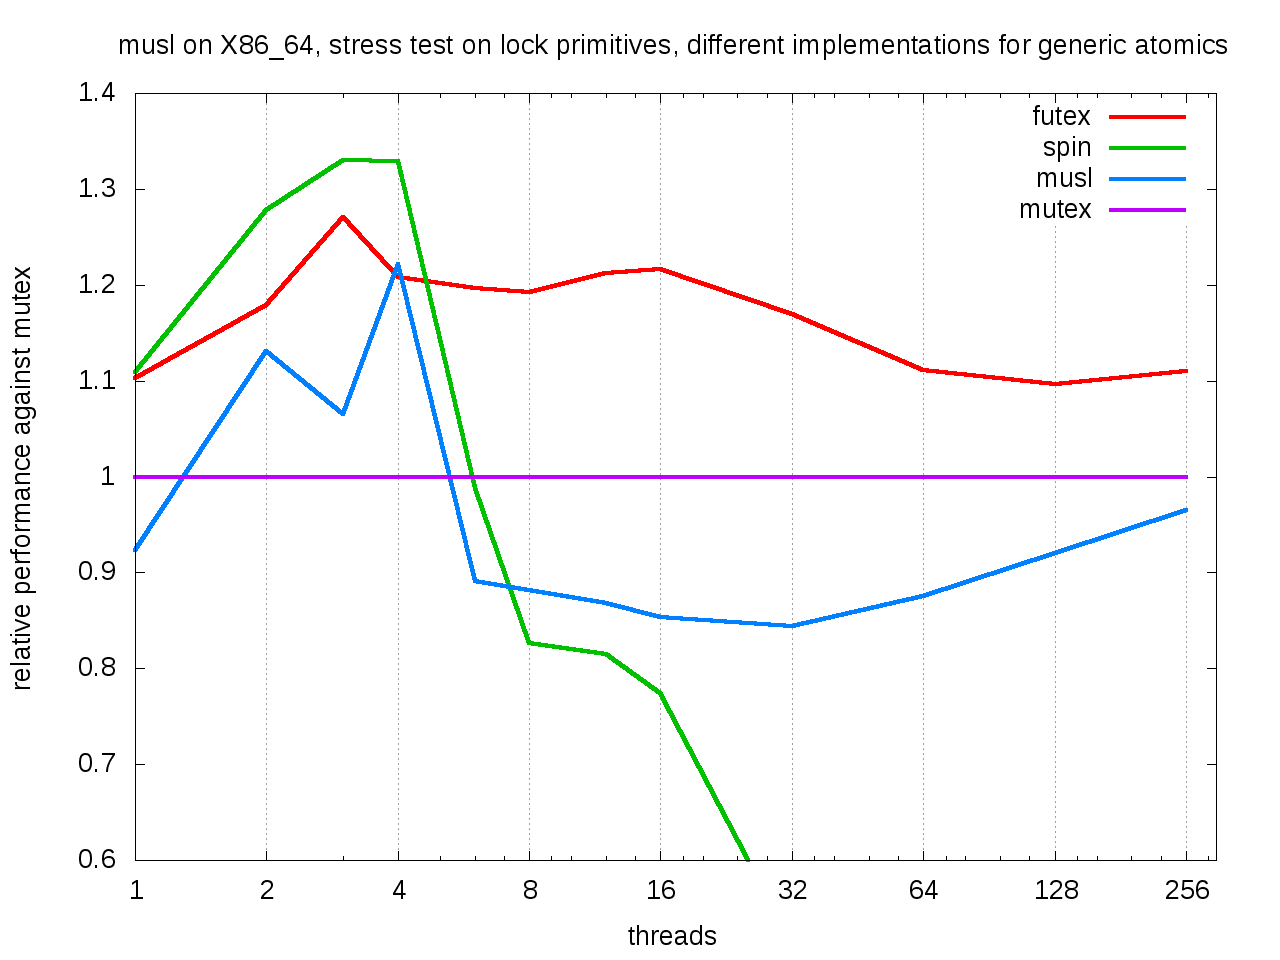

This chart was generated by the following gnuplot code:
#!/usr/bin/gnuplot
#
#    
#    	G N U P L O T
#    	Version 4.6 patchlevel 0    last modified 2012-03-04 
#    	Build System: Linux x86_64
#    
#    	Copyright (C) 1986-1993, 1998, 2004, 2007-2012
#    	Thomas Williams, Colin Kelley and many others
#    
#    	gnuplot home:     http://www.gnuplot.info
#    	faq, bugs, etc:   type "help FAQ"
#    	immediate help:   type "help"  (plot window: hit 'h')
set terminal postscript landscape noenhanced defaultplex \
   leveldefault color colortext \
   dashed dashlength 1.0 linewidth 1.0 butt noclip \
   nobackground \
   palfuncparam 2000,0.003 \
   "Helvetica" 14  fontscale 1.0 
unset clip points
set clip one
unset clip two
set bar 1.000000 front
set border 31 front linetype -1 linewidth 1.000
set timefmt z "%d/%m/%y,%H:%M"
set zdata 
set timefmt y "%d/%m/%y,%H:%M"
set ydata 
set timefmt x "%d/%m/%y,%H:%M"
set xdata 
set timefmt cb "%d/%m/%y,%H:%M"
set timefmt y2 "%d/%m/%y,%H:%M"
set y2data 
set timefmt x2 "%d/%m/%y,%H:%M"
set x2data 
set boxwidth
set style fill  empty border
set style rectangle back fc  lt -3 fillstyle   solid 1.00 border lt -1
set style circle radius graph 0.02, first 0, 0 
set style ellipse size graph 0.05, 0.03, first 0 angle 0 units xy
set dummy x,y
set format x "% g"
set format y "% g"
set format x2 "% g"
set format y2 "% g"
set format z "% g"
set format cb "% g"
set format r "% g"
set angles radians
#unset grid
set grid x
set raxis
set key title ""
set key inside top right vertical Right noreverse enhanced autotitles nobox
set key noinvert samplen 4 spacing 1 width 0 height 0 
set key maxcolumns 0 maxrows 0
set key noopaque
unset label
unset arrow
set style increment default
unset style line
unset style arrow
set style histogram clustered gap 2 title  offset character 0, 0, 0
unset logscale
set logscale x 10
#set logscale y 10
set offsets 0, 0, 0, 0
set pointsize 1
set pointintervalbox 1
set encoding default
unset polar
unset parametric
unset decimalsign
set view 60, 30, 1, 1
set samples 100, 100
set isosamples 10, 10
set surface
unset contour
set clabel '%8.3g'
set mapping cartesian
set datafile separator whitespace
unset hidden3d
set cntrparam order 4
set cntrparam linear
set cntrparam levels auto 5
set cntrparam points 5
set size ratio 0 1,1
set origin 0,0
set style data points
set style function lines
set xzeroaxis linetype -2 linewidth 1.000
set yzeroaxis linetype -2 linewidth 1.000
set zzeroaxis linetype -2 linewidth 1.000
set x2zeroaxis linetype -2 linewidth 1.000
set y2zeroaxis linetype -2 linewidth 1.000
set ticslevel 0.5
set mxtics default
set mytics default
set mztics default
set mx2tics default
set my2tics default
set mcbtics default
#set xtics border in scale 1,0.5 mirror norotate  offset character 0, 0, 0 autojustify
#set xtics autofreq  norangelimit
set xtics 2
set ytics border in scale 1,0.5 mirror norotate  offset character 0, 0, 0 autojustify
set ytics autofreq  norangelimit
set ztics border in scale 1,0.5 nomirror norotate  offset character 0, 0, 0 autojustify
set ztics autofreq  norangelimit
set nox2tics
set noy2tics
set cbtics border in scale 1,0.5 mirror norotate  offset character 0, 0, 0 autojustify
set cbtics autofreq  norangelimit
set rtics axis in scale 1,0.5 nomirror norotate  offset character 0, 0, 0 autojustify
set rtics autofreq  norangelimit
set title "musl on X86_64, stress test on lock primitives, different implementations for generic atomics" 
set title  offset character 0, 0, 0 font "" norotate
set timestamp bottom 
set timestamp "" 
set timestamp  offset character 0, 0, 0 font "" norotate
set rrange [ * : * ] noreverse nowriteback
set trange [ * : * ] noreverse nowriteback
set urange [ * : * ] noreverse nowriteback
set vrange [ * : * ] noreverse nowriteback
set xlabel "threads" 
set xlabel  offset character 0, 0, 0 font "" textcolor lt -1 norotate
set x2label "" 
set x2label  offset character 0, 0, 0 font "" textcolor lt -1 norotate
set xrange [ * : 300 ] noreverse nowriteback
set x2range [ * : * ] noreverse nowriteback
set ylabel "relative performance against mutex" 
set ylabel  offset character 0, 0, 0 font "" textcolor lt -1 rotate by -270
set y2label "" 
set y2label  offset character 0, 0, 0 font "" textcolor lt -1 rotate by -270
set yrange [ 0.6 : * ] noreverse nowriteback
set y2range [ * : * ] noreverse nowriteback
set zlabel "" 
set zlabel  offset character 0, 0, 0 font "" textcolor lt -1 norotate
set zrange [ * : * ] noreverse nowriteback
set cblabel "" 
set cblabel  offset character 0, 0, 0 font "" textcolor lt -1 rotate by -270
set cbrange [ * : * ] noreverse nowriteback
set zero 1e-08
set lmargin  -1
set bmargin  -1
set rmargin  -1
set tmargin  -1
set locale "de_DE.utf8"
set pm3d explicit at s
set pm3d scansautomatic
set pm3d interpolate 1,1 flush begin noftriangles nohidden3d corners2color mean
set palette positive nops_allcF maxcolors 0 gamma 1.5 color model RGB 
set palette rgbformulae 7, 5, 15
set colorbox default
set colorbox vertical origin screen 0.9, 0.2, 0 size screen 0.05, 0.6, 0 front bdefault
set style boxplot candles range  1.50 outliers pt 7 separation 1 labels auto unsorted
set loadpath 
set fontpath 
set psdir
set fit noerrorvariables
base = "x86_64-musl-mutex"
files = "x86_64-musl-lock x86_64-musl-futex x86_64-musl-spin x86_64-musl-mutex"
set for [i = 1:10] style line i lw 4
set style line 6 lc rgb "red"
set style increment userstyles
plot for [file in files] sprintf("< paste test-%s.dat test-%s.dat", file, base) using 1:($2/$6) with lines title sprintf("%s", file[13:])
#    EOF
